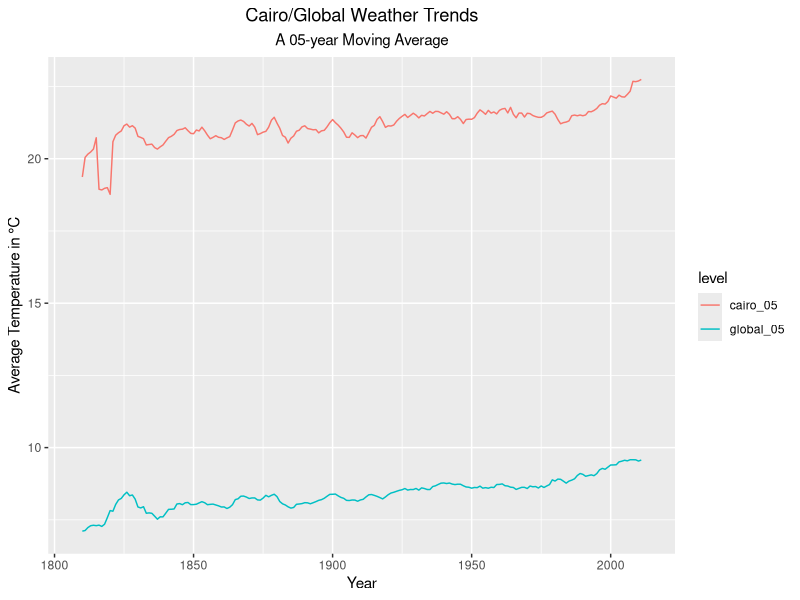
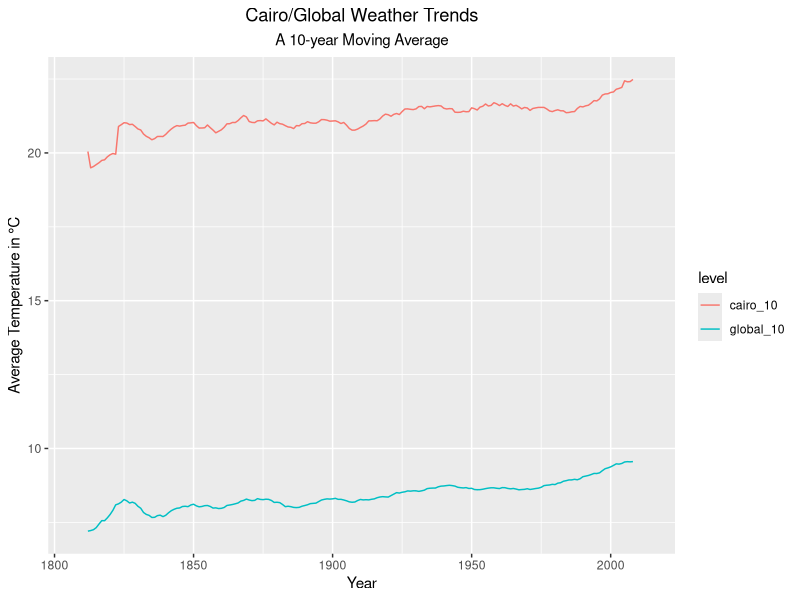
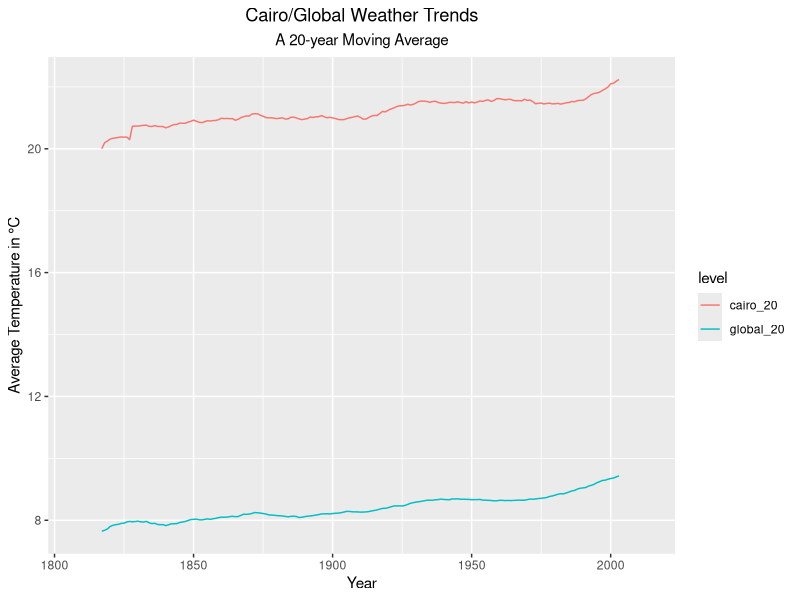
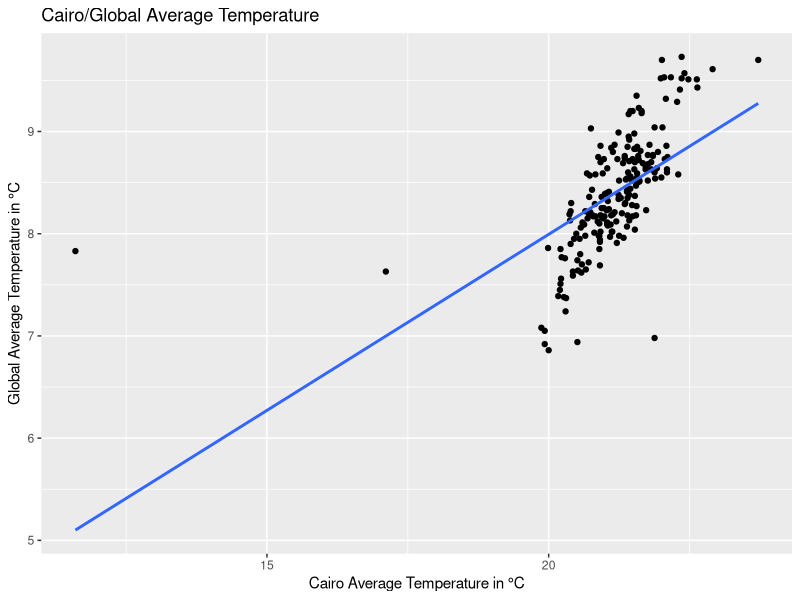
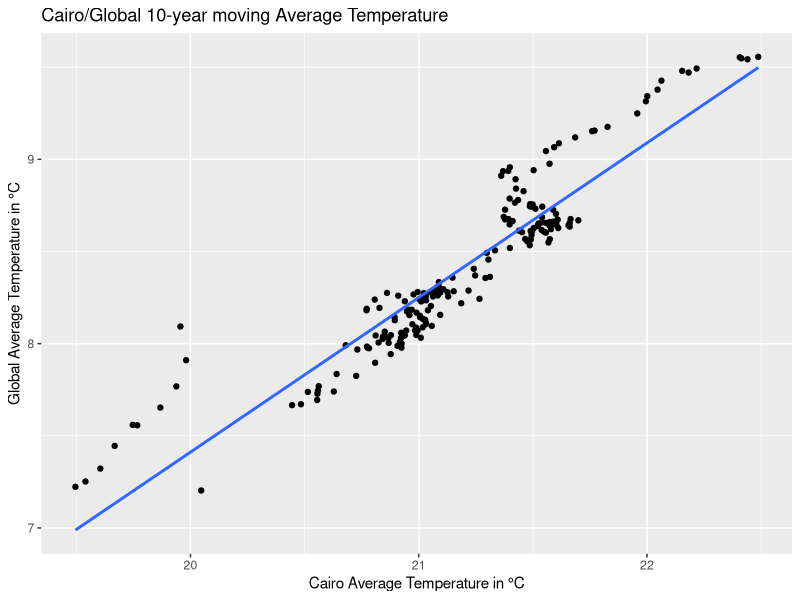
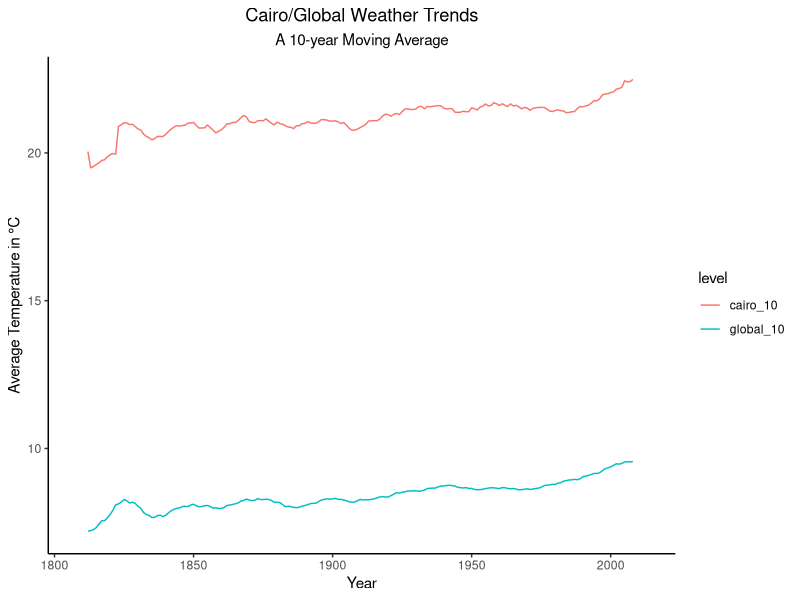
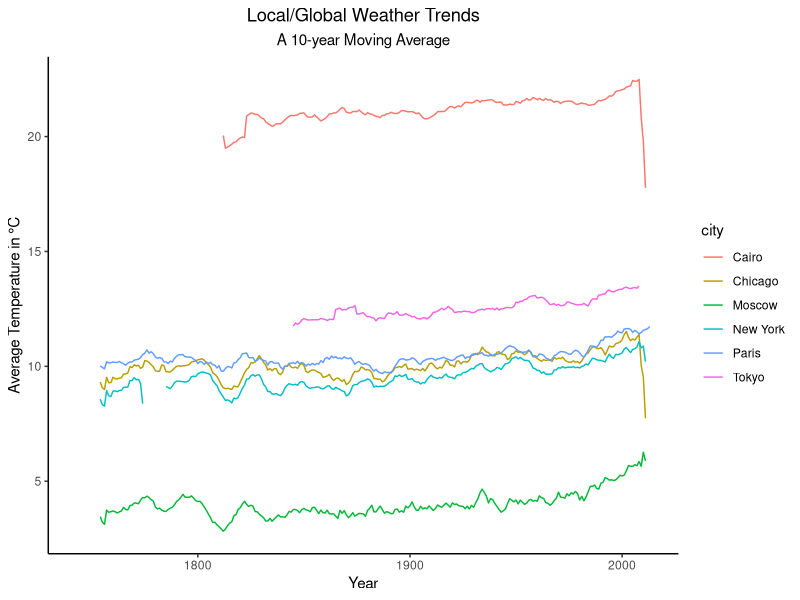

The R source for these figures, in order:
## ---- chunk 1
library(readr)
library(tidyr)
library(dplyr)
library(ggplot2)
library(zoo)

#importing the data set 
cairo <- read.csv("cairo_results.csv")
glimpse(cairo)

#calculating 5,10, and 20 year moving averages using the rollmean function
#provided by zoo package
cairo_ma <- cairo %>%
  mutate(cairo_05 = rollmean(avg_temp_city, 5, fill = NA ),
         cairo_10 = rollmean(avg_temp_city, 10, fill = NA ),
         cairo_20 = rollmean(avg_temp_city, 20, fill = NA ),
         global_05 = rollmean(avg_temp_global, 5, fill = NA ),
         global_10 = rollmean(avg_temp_global, 10, fill = NA ),
         global_20 = rollmean(avg_temp_global, 20, fill = NA ))
glimpse(cairo_ma)

# subsetting and reshaping each moving average for comparison
cairo_ma05 <- cairo_ma %>%
  select( year, cairo_05, global_05) %>%
  gather( key= "level", value="Temperature", cairo_05, global_05)
cairo_ma10 <- cairo_ma %>%
  select( year, cairo_10, global_10) %>%
  gather( key= "level", value="Temperature", cairo_10, global_10)
cairo_ma20 <- cairo_ma %>%
  select( year, cairo_20, global_20) %>%
  gather( key= "level", value="Temperature", cairo_20, global_20)
## ---- chunk 2
# visualizing and comparing the 05-year moving average of cairo and global 
# temperature
ggplot(cairo_ma05 , aes(x= year, y= Temperature , color = level))+
  geom_line()+
  labs(
    x="Year",
    y="Average Temperature in °C",
    title="Cairo/Global Weather Trends",
    subtitle = "A 05-year Moving Average")+
  theme(plot.title = element_text(hjust = 0.5),
        plot.subtitle = element_text(hjust = 0.5))

# visualizing and comparing the 10-year moving average of cairo and global 
# temperature
ggplot(cairo_ma10 , aes(x= year, y= Temperature , color = level))+
  geom_line()+
  labs(
    x="Year",
    y="Average Temperature in °C",
    title="Cairo/Global Weather Trends",
    subtitle = "A 10-year Moving Average")+
  theme(plot.title = element_text(hjust = 0.5),
        plot.subtitle = element_text(hjust = 0.5))

# visualizing and comparing the 20-year moving average of cairo and global 
# temperature
ggplot(cairo_ma20 , aes(x= year, y= Temperature , color = level))+
  geom_line()+
  labs(
    x="Year",
    y="Average Temperature in °C",
    title="Cairo/Global Weather Trends",
    subtitle = "A 20-year Moving Average")+
  theme(plot.title = element_text(hjust = 0.5),
        plot.subtitle = element_text(hjust = 0.5))

## ---- chunk 3
# correlation coefficient between the average for cairo and global 
# temperature
pearson <- cor(cairo_ma$avg_temp_city, cairo_ma$avg_temp_global,
               method= "pearson")
pearson

# ploting using ggplot
ggplot(cairo_ma, aes(x= avg_temp_city, y= avg_temp_global)) +
  geom_point() +
  geom_smooth(method = lm, 
              se = FALSE)+
  labs(x= "Cairo Average Temperature in °C",
       y= "Global Average Temperature in °C",
       title = "Cairo/Global Average Temperature")



# correlation coefficient between the 10-year moving average for cairo and 
# global temperature
pearson_ma <- cor(cairo_ma$cairo_10, cairo_ma$global_10, 
                  method= "pearson", use= "complete.obs" )
pearson_ma

# ploting using ggplot
ggplot(cairo_ma, aes(x= cairo_10, y= global_10)) +
  geom_point() +
  geom_smooth(method = lm, 
              se = FALSE)+
  labs(x= "Cairo Average Temperature in °C",
       y= "Global Average Temperature in °C",
       title = "Cairo/Global 10-year moving Average Temperature")

## ---- chunk 4
ggplot(cairo_ma10 , aes(x= year, y= Temperature , color = level))+
  geom_line()+
  labs(
    x="Year",
    y="Average Temperature in °C",
    title="Cairo/Global Weather Trends",
    subtitle = "A 10-year Moving Average")+
  theme_classic()+
  theme(plot.title = element_text(hjust = 0.5),
        plot.subtitle = element_text(hjust = 0.5))
  

## ---- chunk 5

# importing the data set
cities <- read.csv("cities_results.csv")
glimpse(cities)

# calculating 10-year moving averages using the rollmean function
# provided by zoo package
cities_ma <- cities %>%
  mutate(city_10 = rollmean(avg_temp_city, 10, fill = NA )) %>%
  select( year, city, city_10)
  
glimpse(cities_ma)

# visualizing the 10-year moving average of different cities
ggplot(cities_ma , aes(x= year, y= city_10, color= city))+
  geom_line()+
  labs(
    x="Year",
    y="Average Temperature in °C",
    title="Local/Global Weather Trends",
    subtitle = "A 10-year Moving Average")+
  theme_classic()+
  theme(plot.title = element_text(hjust = 0.5),
        plot.subtitle = element_text(hjust = 0.5))
